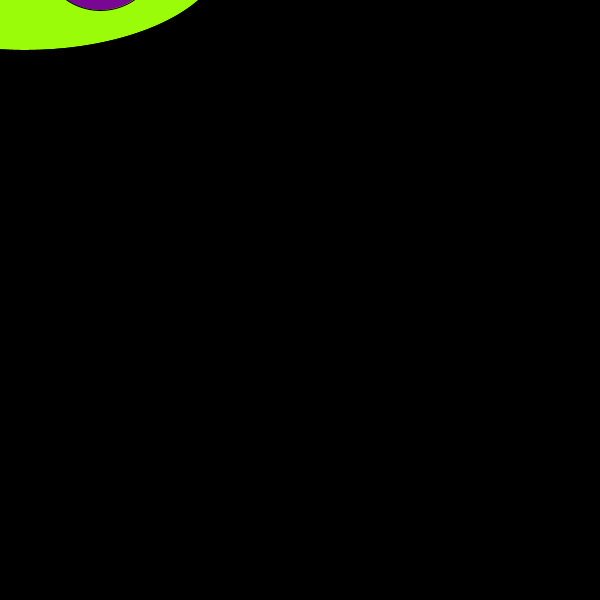
Frame 1 (no input)
Frame 60 (the mouse pressed at the canvas centre just before this capture): identical to frame 1, image omitted
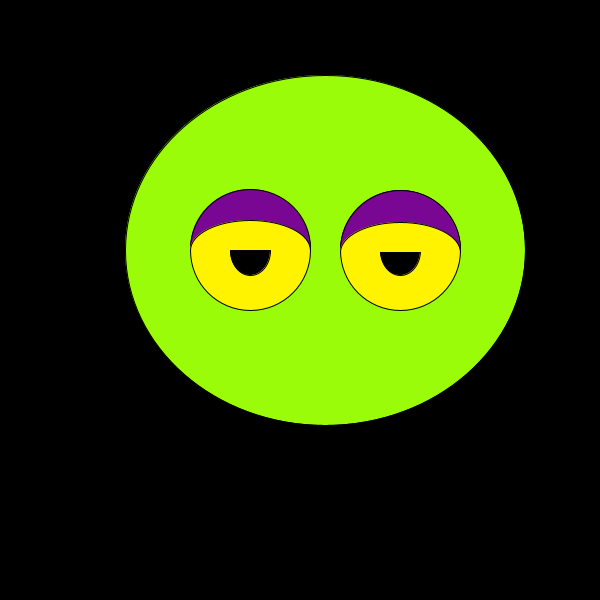
Frame 120 (the mouse held since frame 60 and released just before this capture)

The Processing sketch that drew these frames (run headless with seeded random() and noise(); from frame 60 on, the mouse is pressed at the canvas centre):

// Processing sketch: processing_42648
// ── processing_42648.pde

void setup() {
  size(600, 600);
  smooth();
}

void draw()

{

  if (mousePressed) {
   
    fill(0);
    rect(0, 0, width, height);
    //cropo//
     fill(#9AFC08);
     ellipse(mouseX+25, mouseY-50, 400, mouseY/2+200);
   //bulbi//
    fill(#FFF300);
    ellipse(mouseX-50, mouseY-50, 120, 120);
    ellipse(mouseX+100, mouseY-50, 120, 120);
   //occhietto sinistro//
  fill(0);
    ellipse(mouseX-50, mouseY-50, 40, 50);
    ellipse(mouseX+100, mouseY-50, 40, 50); 
    //trucco sinistro//
    fill(#790793);
    arc(mouseX+100, mouseY-50, 120,120, PI, TWO_PI);
    fill(#FFF300);
    arc(mouseX+100, mouseY-48, 120,60, PI, TWO_PI);
     //trucco destro//
     fill(#790793);
     arc(mouseX-50, mouseY-51, 120,120, PI, TWO_PI);
    fill(#FFF300);
    arc(mouseX-50, mouseY-50, 120,60, PI, TWO_PI);
    
    
  } else{
    background(#000000);
    //corpo prima//
    fill(#9AFC08);
    ellipse(mouseX+25, mouseY-50, 400, mouseY/2+200);
    //occhi//
  fill(#790793);
    ellipse(mouseX-50, mouseY-50, 120, 120);
    ellipse(mouseX+100, mouseY-50, 120, 120);
      }
    
    //testa//
  }
